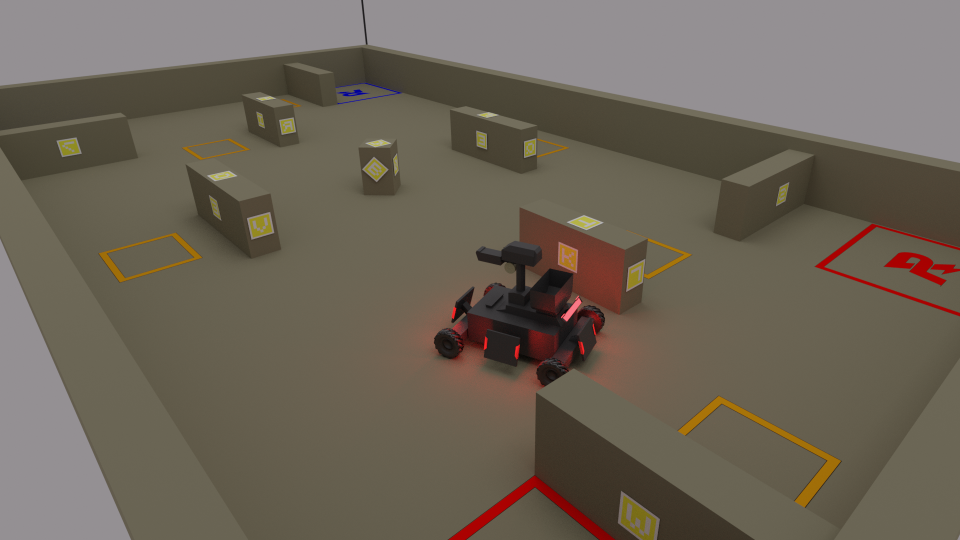
#> input picture lol5.png, 1920 x 1080 px (shown at 1/2 size)
$ python HB_detect.py
#> lines starting #> are read from the running program, lines starting #| are printed output that depends on the picture
import cv2 as cv
import numpy as np
import math
import time

cv.startWindowThread()
cap = cv.VideoCapture('video/Sentry_1.mkv')
img= cv.imread("lol5.png")
#> img is the input picture: shape (1080, 1920, 3); mean B, G, R 87.1, 99.8, 108.5
scale_percent = 40 # percent of original size
width = int(img.shape[1] * scale_percent / 100)
#> width = 768
height = int(img.shape[0] * scale_percent / 100)
#> height = 432
dim = (width, height)
#> dim = (768, 432)
frame = cv.resize(img, dim, interpolation = cv.INTER_AREA)
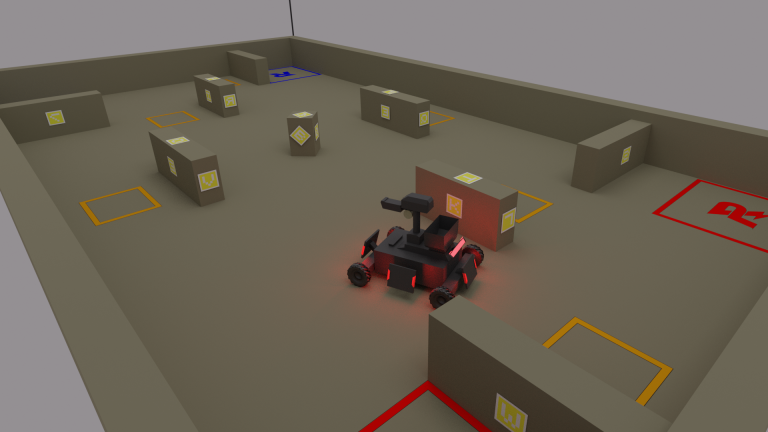
#> frame: shape (432, 768, 3); mean B, G, R 87.1, 99.8, 108.5
pts1 = np.float32([[142,115], [169,63], [314,75], [368,141]])
pts2 = np.float32([[347,404], [225,617], [105,404], [226,190]])#4 top vaale
M = cv.getPerspectiveTransform(pts1,pts2)

frames=1
while(frames<268):

    frames=frames+1
    ret, img = cap.read()
    scale_percent = 40 # percent of original size
#> (the run stopped early here; a loop or call above may not have finished)
